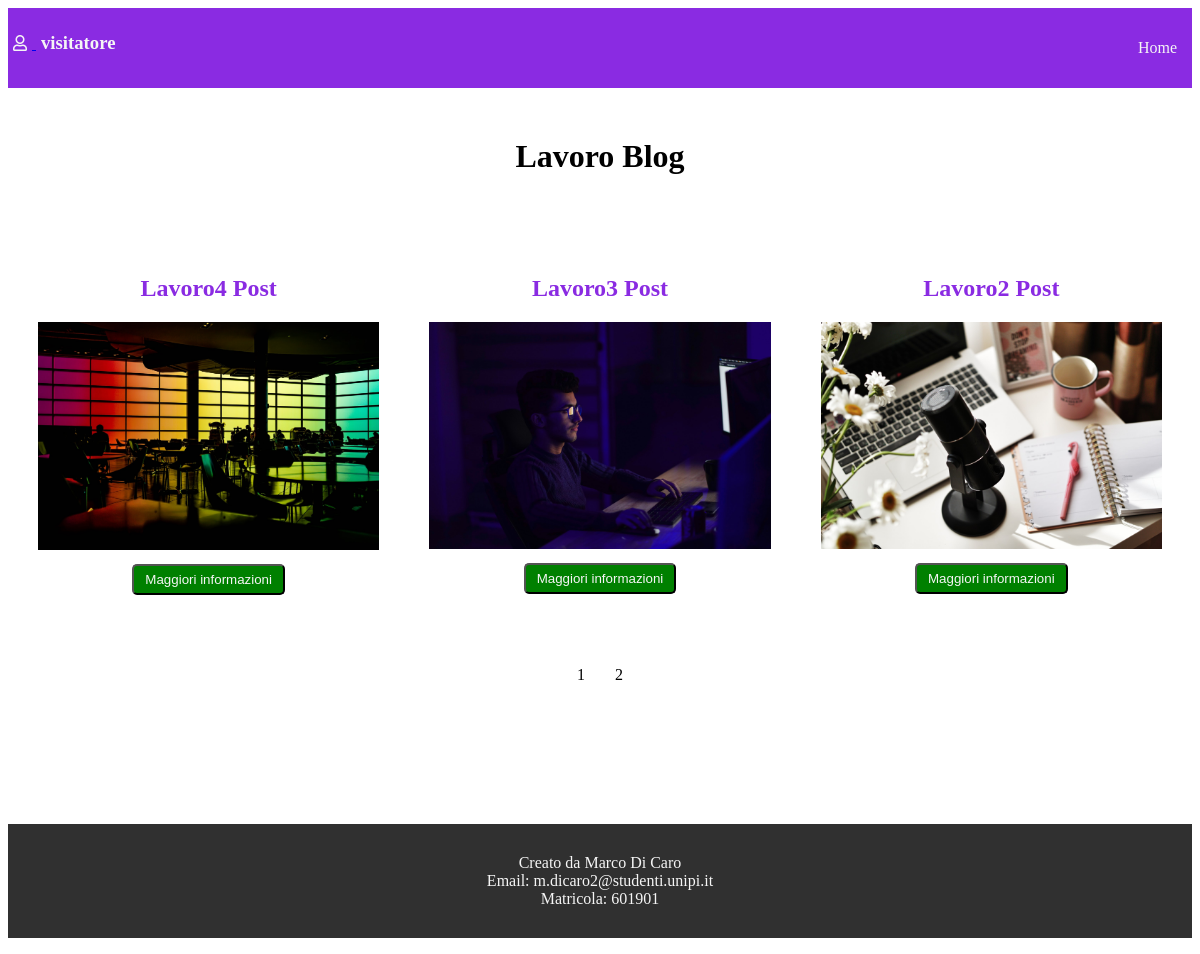
/show_post.php?blog_id=28&nome=Lavoro Blog, run on the app's committed database.
### tables this page shows
CREATE TABLE `post` (
  `id` tinyint(4) NOT NULL,
  `data` datetime NOT NULL,
  `titolo` varchar(255) NOT NULL,
  `foto` varchar(255) NOT NULL,
  `testo` text DEFAULT NULL,
  `blog` tinyint(4) NOT NULL,
  `somma_punti_post` smallint(6) DEFAULT NULL
);

### show_post.php (the view, shortened to what this page needs)
<?php
    require("connect_db.php");
    if((isset($_GET["blog_id"]))&&(isset($_GET["nome"]))){
        $blog_id = $_GET["blog_id"];
        $nome = $_GET["nome"];
    }
    $limit = 3;
    $leggere3 = mysqli_query($connessioneDB, "SELECT COUNT(*) FROM post WHERE blog=$blog_id") or die(mysqli_error($connessioneDB));
    $datiRiga3 = mysqli_fetch_row($leggere3);
    $total_records = $datiRiga3[0];
    $total_pages = ceil($total_records / $limit);
    if(isset($_GET["page"])){
        $page = $_GET["page"];
    }
    else{
        $page = 1;
    }
    $start_from = ($page-1) * $limit;
    $leggere = mysqli_query($connessioneDB, "SELECT * FROM post WHERE blog=$blog_id ORDER BY data DESC LIMIT $start_from, $limit") or die(mysqli_error($connessioneDB));
?>
<!DOCTYPE html>
<html lang="it">
<head>
    <link rel="stylesheet" href="https://use.fontawesome.com/releases/v5.15.3/css/all.css">
    <link rel="stylesheet" href="css/styles.css">
</head>
<body>
    <div class="header">
        <div class="user-icon">
            <a href="admin/user_dashboard.php">
            <?php
                if(isset($_SESSION["user"])){
                    $utente = $_SESSION["user"];
                    $leggere5 = mysqli_query($connessioneDB, "SELECT foto FROM utente WHERE nome='$utente' AND foto IS NOT NULL") or die(mysqli_error($connessioneDB));
                    $datiRiga5 = mysqli_fetch_assoc($leggere5);
                    if(mysqli_num_rows($leggere5)>0){
            ?>
                        <img  id="user-image" src="admin/user_image/<?php echo $datiRiga5["foto"] ?>" alt="user-img">
            <?php
                    }
                    else{
            ?>
                        <i class="far fa-user"></i>
            <?php
                    }
                }
                else{
            ?>
                    <i class="far fa-user"></i>
            <?php
                }
            ?>
            </a>
            <h3>
                <?php
                    if(isset($_SESSION["user"])){
                        echo $_SESSION["user"];
                    }
                    else{
                        echo "visitatore";
                    }
                ?>
            </h3>
        </div>
        <ul class="navbar">
            <li><a href="index.php">Home</a></li>
        </ul>
    </div>
    <h1 id="show-title">
        <?php
            if(isset($nome)){
                echo $nome;
            }
        ?>
    </h1>
    <div class="container">
        <div class="grid-container" id="show-post">
        <?php while($datiRiga = mysqli_fetch_assoc($leggere)){
        ?>
            <div class="card" id="show-card">
                <h2>
                    <?php
                        echo $datiRiga["titolo"];
                    ?>
                </h2>
                <img src="images/<?php echo $datiRiga["foto"]; ?>" alt="card-img">
                <button><a href="single.php?id=<?php echo $datiRiga["id"];?>&blog_id=<?php echo $blog_id;?>&nome=<?php echo $nome;?>&page=<?php echo $page;?>">Maggiori informazioni</a></button>
            </div>
        <?php
              }
        ?>
        </div>
    </div>
    <?php
        if(!empty($total_pages)){
    ?>
            <ul class="pagination_post">
                <?php
                for($i=1; $i<=$total_pages; $i++){
                ?>
                    <li><a href="show_post.php?blog_id=<?php echo $blog_id;?>&nome=<?php echo $nome;?>&page=<?php echo $i;?>"><?php echo $i;?></a></li>
                <?php
                }
                ?>
            </ul>
        <?php
        }
        ?>
<?php
    include("footer.php");
?>
</body>
</html>

### css/styles.css (style rules this page uses)
.header { display:flex; justify-content:space-between; background-color:blueviolet; margin-bottom:50px; }
.user-icon i { display:inline-block; margin:5px; color:whitesmoke; }
.user-icon h3 { padding:5px; color:whitesmoke; display:inline-block; }
.navbar { list-style-type:none; padding:0; }
.navbar li { margin:5px; display:inline-block; }
.navbar li a { display:block; margin:5px; padding:5px; text-decoration:none; color:whitesmoke; }
.container { display:flex; justify-content:space-between; }
.grid-container { display:grid; grid-template-columns:repeat(3, 1fr); width:70%; margin:5px; }
.card { margin:10px; }
.card h2 { text-align:center; color:blueviolet; }
.card img { width:100%; }
.card button { display:block; margin:10px auto; background-color:green; border-radius:5px; }
.card button a { display:block; margin:5px; text-decoration:none; color:whitesmoke; }
#show-title { text-align:center; margin-bottom:50px; }
#show-post { width:100%; }
#show-card { margin:25px; }
.pagination_post { list-style-type:none; padding:0; display:flex; justify-content:center; }
.pagination_post li { margin:5px; }
.pagination_post li a { display:block; margin:5px; padding:5px; text-decoration:none; color:black; }

### data on the page
post: titolo "Lavoro4 Post", foto (picture)
post: titolo "Lavoro3 Post", foto (picture)
post: titolo "Lavoro2 Post", foto (picture)

### other printed values
$nome "Lavoro Blog"
